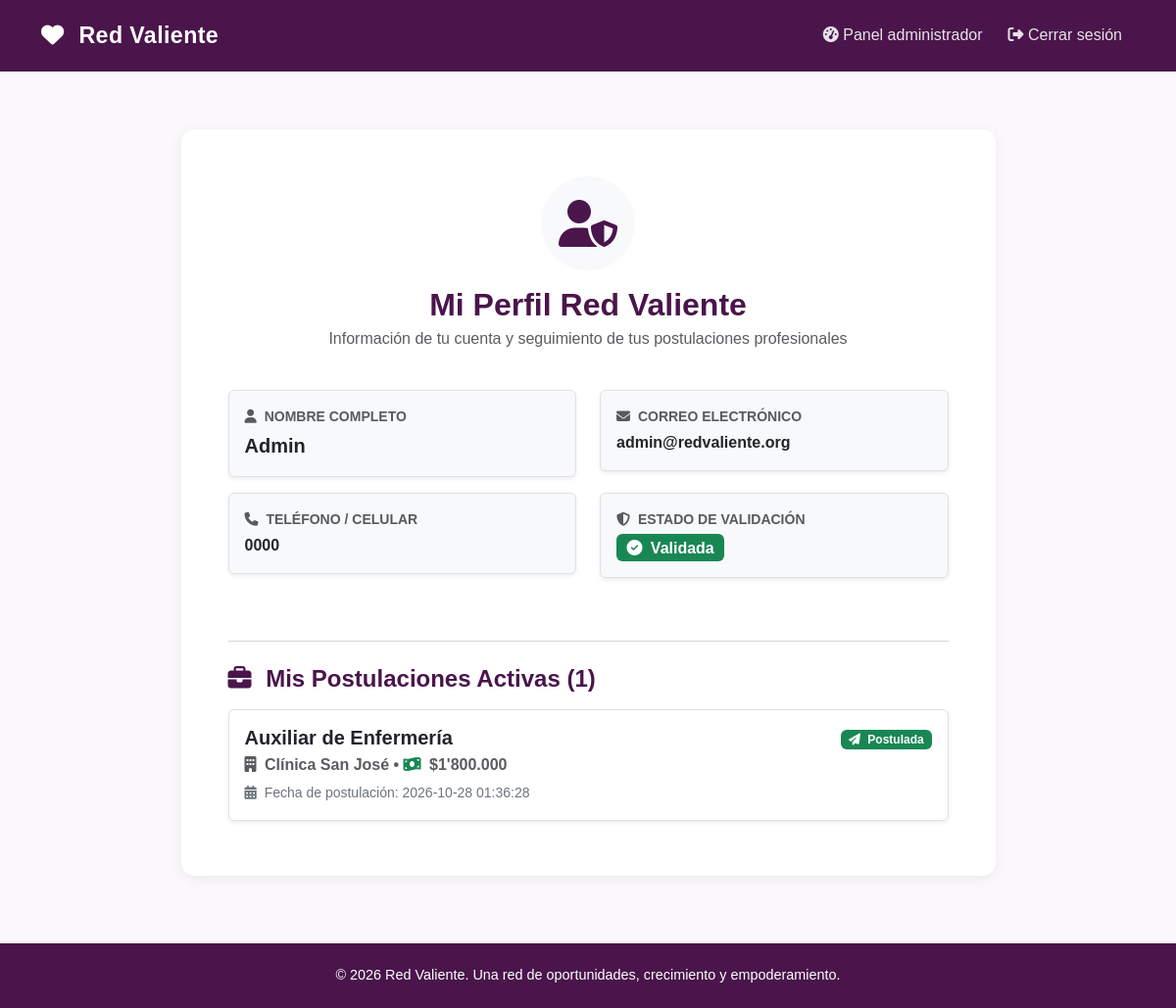
The page /perfil (signed in) on the database its author committed.
### tables this page shows
CREATE TABLE usuarias (
            id INTEGER PRIMARY KEY AUTOINCREMENT,
            nombre TEXT NOT NULL,
            correo TEXT UNIQUE NOT NULL,
            telefono TEXT NOT NULL,
            clave TEXT NOT NULL,
            estado TEXT NOT NULL DEFAULT 'Pendiente',
            pdf_soporte TEXT
        );

CREATE TABLE postulaciones (
            id INTEGER PRIMARY KEY AUTOINCREMENT,
            usuaria_id INTEGER NOT NULL,
            vacante_id INTEGER NOT NULL,
            fecha TIMESTAMP DEFAULT CURRENT_TIMESTAMP, estado TEXT DEFAULT 'Enviada',
            FOREIGN KEY (usuaria_id) REFERENCES usuarias(id),
            FOREIGN KEY (vacante_id) REFERENCES vacantes(id)
        );

CREATE TABLE vacantes (
            id INTEGER PRIMARY KEY AUTOINCREMENT,
            titulo TEXT NOT NULL,
            empresa TEXT NOT NULL,
            salario TEXT NOT NULL,
            jornada TEXT NOT NULL
        , sector TEXT DEFAULT '', ubicacion TEXT DEFAULT '', descripcion TEXT DEFAULT '', activa INTEGER DEFAULT 1);

### app.py (the view)
@app.route("/perfil")
@login_requerido
def mi_perfil():
    usuaria = obtener_usuaria_actual()
    conn = get_db_connection()
    postulaciones_db = conn.execute("""
        SELECT
            p.id,
            p.fecha,
            p.estado,
            v.id AS vacante_id,
            v.titulo,
            v.empresa,
            v.salario
        FROM postulaciones p
        INNER JOIN vacantes v ON v.id = p.vacante_id
        WHERE p.usuaria_id = ?
        ORDER BY p.fecha DESC
    """, (usuaria["id"],)).fetchall()
    mis_postulaciones = []
    for p in postulaciones_db:
        mis_postulaciones.append({
            "id": p["id"],
            "fecha": p["fecha"],
            "estado": p["estado"],
            "vacante": {
                "id": p["vacante_id"],
                "titulo": p["titulo"],
                "empresa": p["empresa"],
                "salario": p["salario"]
            }
        })
    mis_cursos = conn.execute("""
        SELECT
            i.fecha,
            i.estado,
            c.titulo,
            c.duracion,
            c.modalidad
        FROM inscripciones i
        INNER JOIN capacitaciones c ON c.id = i.curso_id
        WHERE i.usuaria_id = ?
        ORDER BY i.fecha DESC
    """, (usuaria["id"],)).fetchall()
    conn.close()
    return render_template(
        "perfil.html",
        usuaria=usuaria,
        postulaciones=mis_postulaciones,
        mis_cursos=mis_cursos
    )

### app.py (called while the page is built)
def get_db_connection():
    conn = sqlite3.connect(DATABASE)
    conn.row_factory = sqlite3.Row
    conn.execute("PRAGMA foreign_keys = ON")
    return conn

def obtener_usuaria_actual():
    correo = session.get("usuario")
    if not correo:
        return None
    conn = get_db_connection()
    usuaria = conn.execute(
        "SELECT * FROM usuarias WHERE correo = ?",
        (correo,)
    ).fetchone()
    conn.close()
    return usuaria

def login_requerido(funcion):
    @wraps(funcion)
    def decorador(*args, **kwargs):
        if "usuario" not in session:
            flash("Debes iniciar sesión para continuar.", "error")
            return redirect(url_for("login"))
        return funcion(*args, **kwargs)
    return decorador

### templates/perfil.html (shortened to what this page needs)
{% extends 'base.html' %}
{% block content %}
<div class="row justify-content-center my-4">
    <div class="col-md-9">
        <div class="card card-custom p-4 p-md-5">
            <div class="text-center mb-4">
                <div class="mb-3">
                    <span class="fa-stack fa-3x" style="color: var(--purple-main);">
                        <i class="fa-solid fa-circle fa-stack-2x text-light"></i>
                        <i class="fa-solid fa-user-shield fa-stack-1x"></i>
                    </span>
                </div>
                <h2 class="fw-bold mb-1" style="color: var(--purple-main);">Mi Perfil Red Valiente</h2>
                <p class="text-muted">Información de tu cuenta y seguimiento de tus postulaciones profesionales</p>
            </div>
            <div class="row mb-4">
                <div class="col-md-6 mb-3">
                    <div class="p-3 bg-light rounded shadow-sm border">
                        <span class="small text-muted d-block fw-semibold mb-1"><i class="fa-solid fa-user me-1"></i> NOMBRE COMPLETO</span>
                        <strong class="text-dark fs-5">{{ usuaria.nombre }}</strong>
                    </div>
                </div>
                <div class="col-md-6 mb-3">
                    <div class="p-3 bg-light rounded shadow-sm border">
                        <span class="small text-muted d-block fw-semibold mb-1"><i class="fa-solid fa-envelope me-1"></i> CORREO ELECTRÓNICO</span>
                        <strong class="text-dark">{{ usuaria.correo }}</strong>
                    </div>
                </div>
                <div class="col-md-6 mb-3">
                    <div class="p-3 bg-light rounded shadow-sm border">
                        <span class="small text-muted d-block fw-semibold mb-1"><i class="fa-solid fa-phone me-1"></i> TELÉFONO / CELULAR</span>
                        <strong class="text-dark">{{ usuaria.telefono }}</strong>
                    </div>
                </div>
                <div class="col-md-6 mb-3">
                    <div class="p-3 bg-light rounded shadow-sm border">
                        <span class="small text-muted d-block fw-semibold mb-1"><i class="fa-solid fa-shield-halved me-1"></i> ESTADO DE VALIDACIÓN</span>
                        {% if usuaria.estado == 'Validada' %}
                            <span class="badge bg-success fs-6"><i class="fa-solid fa-circle-check me-1"></i> Validada</span>
                        {% else %}
                            <span class="badge bg-warning text-dark fs-6"><i class="fa-solid fa-clock me-1"></i> Pendiente de Revisión</span>
                        {% endif %}
                    </div>
                </div>
            </div>
            <hr class="my-4 text-muted opacity-25">
            <h4 class="fw-bold mb-3" style="color: var(--purple-main);">
                <i class="fa-solid fa-briefcase me-2"></i> Mis Postulaciones Activas ({{ postulaciones | length }})
            </h4>
            {% if postulaciones | length == 0 %}
            <div class="alert alert-info text-center py-4 shadow-sm" role="alert">
                <i class="fa-solid fa-circle-info fa-2x mb-2 d-block"></i>
                Aún no te has postulado a ninguna vacante. Explora la bolsa de trabajo en la sección de <a href="{{ url_for('ver_empleos') }}" class="fw-bold text-decoration-underline" style="color: var(--purple-main);">Empleos</a> para enviar tus postulaciones.
            </div>
            {% else %}
            <div class="list-group">
                {% for p in postulaciones %}
                <div class="list-group-item list-group-item-action p-3 mb-2 rounded shadow-sm border">
                    <div class="d-flex w-100 justify-content-between align-items-center">
                        <h5 class="mb-1 fw-bold text-dark">{{ p.vacante.titulo }}</h5>
                        <span class="badge bg-success"><i class="fa-solid fa-paper-plane me-1"></i> Postulada</span>
                    </div>
                    <p class="mb-1 text-muted fw-semibold">
                        <i class="fa-solid fa-building me-1"></i> {{ p.vacante.empresa }} &bull; <i class="fa-solid fa-money-bill-wave me-1 text-success"></i> {{ p.vacante.salario }}
                    </p>
                    <small class="text-secondary"><i class="fa-solid fa-calendar-days me-1"></i> Fecha de postulación: {{ p.fecha }}</small>
                </div>
                {% endfor %}
            </div>
            {% endif %}
        </div>
    </div>
</div>
{% endblock %}

### templates/base.html (style rules this page uses)
:root { --purple-main: #4A154B; --purple-hover: #361037; --purple-light: #F4EAF5; --pink-light: #FCEFF5; --text-dark: #333333; --background: #FAF8FB; }
* { box-sizing: border-box; }
body { font-family: Arial, Helvetica, sans-serif; background-color: var(--background); color: var(--text-dark); min-height: 100vh; display: flex; flex-direction: column; }
.card { border: none; border-radius: 14px; box-shadow: 0 3px 14px rgba(0, 0, 0, 0.06); }

### rows shown on the page
usuarias: nombre "Admin", correo "admin@redvaliente.org", telefono "0000"
postulaciones: vacante.titulo "Auxiliar de Enfermería", vacante.empresa "Clínica San José", vacante.salario "$1'800.000", fecha "2026-10-28 01:36:28"

### other values the page prints
{{ postulaciones | length }} "1"
